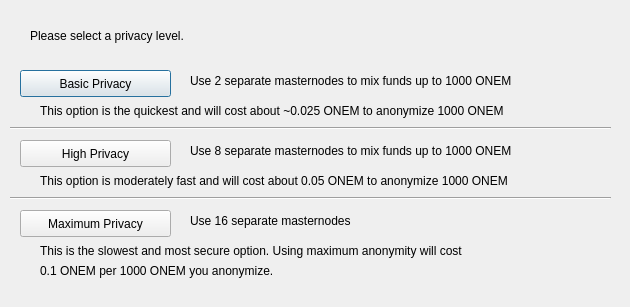
<?xml version="1.0" encoding="UTF-8"?>
<ui version="4.0">
 <class>DarksendConfig</class>
 <widget class="QDialog" name="DarksendConfig">
  <property name="geometry">
   <rect>
    <x>0</x>
    <y>0</y>
    <width>630</width>
    <height>307</height>
   </rect>
  </property>
  <property name="windowTitle">
   <string>Configure PrivateSend</string>
  </property>
  <widget class="QPushButton" name="buttonBasic">
   <property name="geometry">
    <rect>
     <x>20</x>
     <y>70</y>
     <width>151</width>
     <height>27</height>
    </rect>
   </property>
   <property name="text">
    <string>Basic Privacy</string>
   </property>
  </widget>
  <widget class="QPushButton" name="buttonHigh">
   <property name="geometry">
    <rect>
     <x>20</x>
     <y>140</y>
     <width>151</width>
     <height>27</height>
    </rect>
   </property>
   <property name="text">
    <string>High Privacy</string>
   </property>
  </widget>
  <widget class="QPushButton" name="buttonMax">
   <property name="geometry">
    <rect>
     <x>20</x>
     <y>210</y>
     <width>151</width>
     <height>27</height>
    </rect>
   </property>
   <property name="text">
    <string>Maximum Privacy</string>
   </property>
  </widget>
  <widget class="QLabel" name="label">
   <property name="geometry">
    <rect>
     <x>30</x>
     <y>20</y>
     <width>571</width>
     <height>31</height>
    </rect>
   </property>
   <property name="text">
    <string>Please select a privacy level.</string>
   </property>
  </widget>
  <widget class="QLabel" name="label_2">
   <property name="geometry">
    <rect>
     <x>190</x>
     <y>70</y>
     <width>421</width>
     <height>21</height>
    </rect>
   </property>
   <property name="text">
    <string>Use 2 separate masternodes to mix funds up to 1000 ONEM</string>
   </property>
  </widget>
  <widget class="QLabel" name="label_3">
   <property name="geometry">
    <rect>
     <x>190</x>
     <y>140</y>
     <width>411</width>
     <height>21</height>
    </rect>
   </property>
   <property name="text">
    <string>Use 8 separate masternodes to mix funds up to 1000 ONEM</string>
   </property>
  </widget>
  <widget class="QLabel" name="label_4">
   <property name="geometry">
    <rect>
     <x>190</x>
     <y>210</y>
     <width>421</width>
     <height>21</height>
    </rect>
   </property>
   <property name="text">
    <string>Use 16 separate masternodes</string>
   </property>
  </widget>
  <widget class="QLabel" name="label_6">
   <property name="geometry">
    <rect>
     <x>40</x>
     <y>100</y>
     <width>561</width>
     <height>21</height>
    </rect>
   </property>
   <property name="text">
    <string>This option is the quickest and will cost about ~0.025 ONEM to anonymize 1000 ONEM</string>
   </property>
  </widget>
  <widget class="QLabel" name="label_7">
   <property name="geometry">
    <rect>
     <x>40</x>
     <y>170</y>
     <width>561</width>
     <height>21</height>
    </rect>
   </property>
   <property name="text">
    <string>This option is moderately fast and will cost about 0.05 ONEM to anonymize 1000 ONEM</string>
   </property>
  </widget>
  <widget class="QLabel" name="label_8">
   <property name="geometry">
    <rect>
     <x>40</x>
     <y>240</y>
     <width>561</width>
     <height>21</height>
    </rect>
   </property>
   <property name="text">
    <string>This is the slowest and most secure option. Using maximum anonymity will cost</string>
   </property>
  </widget>
  <widget class="QLabel" name="label_9">
   <property name="geometry">
    <rect>
     <x>40</x>
     <y>260</y>
     <width>561</width>
     <height>21</height>
    </rect>
   </property>
   <property name="text">
    <string>0.1 ONEM per 1000 ONEM you anonymize.</string>
   </property>
  </widget>
  <widget class="Line" name="line">
   <property name="geometry">
    <rect>
     <x>10</x>
     <y>120</y>
     <width>601</width>
     <height>16</height>
    </rect>
   </property>
   <property name="orientation">
    <enum>Qt::Horizontal</enum>
   </property>
  </widget>
  <widget class="Line" name="line_2">
   <property name="geometry">
    <rect>
     <x>10</x>
     <y>190</y>
     <width>601</width>
     <height>16</height>
    </rect>
   </property>
   <property name="orientation">
    <enum>Qt::Horizontal</enum>
   </property>
  </widget>
 </widget>
 <resources/>
 <connections/>
</ui>
